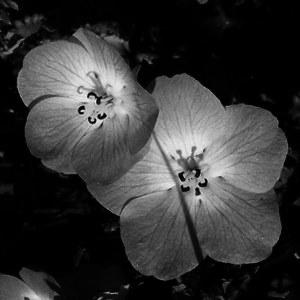
%> input picture matlab_uebung/U2/flower.jpg, 300 x 300 px
$ octave matlab_uebung_2_Ch.m   (GNU Octave 9; MATLAB toolbox functions it lacks are replaced by stand-ins)
%> lines starting %> are read from the running program, lines starting %| are printed output that depends on the picture; in (x1, y1, x2, y2) boxes, pixels count from 0 and x2, y2 are one past the last pixel; in counts of white or black regions, pixels touching at a corner belong together; the program's own positions count from 1
% picture input
picture = imread('flower.jpg');
%> picture is the input picture: size 300x300 uint8; min 0, max 252, mean 53.7
% create a histogram
hist(picture);
%> figure, not shown here; tallest bar 252 high, from x = 4.54 to 4.59; tallest bar 247 high, from x = 4.59 to 4.64; tallest bar 249 high, from x = 4.64 to 4.7; tallest bar 256 high, from x = 4.7 to 4.75
imhist(picture);
%> figure, not shown here; highest point at x = 0, y = 21304
% histrogram equalization
histoeq = histeq(picture, 256);
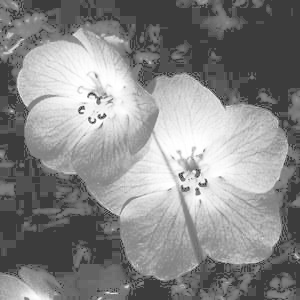
%> histoeq: size 300x300 uint8; min 60, max 255, mean 135.8
imshow(histoeq);
imhist(histoeq);
%> figure, not shown here; highest point at x = 60, y = 21304
% transformation function
histnorm = imhist(picture)./numel(picture);
%> histnorm = 256 values, max 0.237 at index 1, min 0 at index 236, mean 0.00391
cdf = cumsum(histnorm);
%> cdf = 256 values from 0.237 to 1
x = linspace(0,1,256);
%plot
plot(x,cdf),  xlabel ( ' x ' ), ylabel ( ' f(x) ' );
%> after `ylabel ( ' f(x) ' )`:
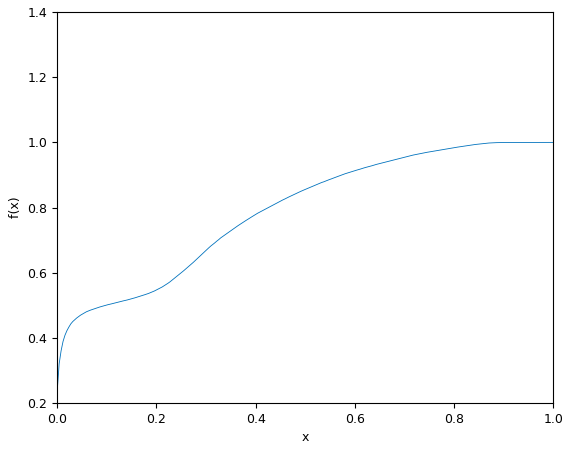
%> figure redrawn from the program's plot data; curve peaks at x = 0.988, y = 1
%contrast enhancement
low = log(double(picture));
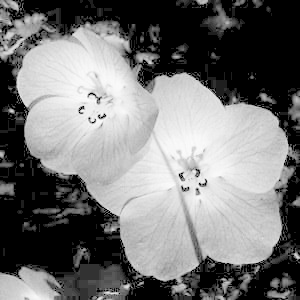
%> low: size 300x300 double; 23.67% of the values are NaN or infinite; the others: min 0, max 5.53, mean 3.36; drawn with min black, max white, NaN and infinite black
imshow(low);
high = 10.^(double(low));
imshow(high);
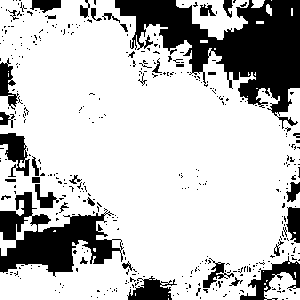
%> displayed picture: size 300x300, on the screen's scale of 0 to 255; 76.3% white; 405 black regions (368 under 20 px), largest, box (x1, y1, x2, y2) and area: (115, 0, 300, 129) 9916, (0, 192, 124, 277) 4745, (240, 256, 300, 300) 866
% gamma correction
gamma1 = picture.^(0.5);
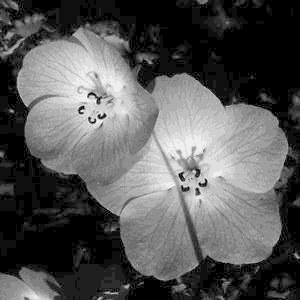
%> gamma1: size 300x300 uint8; min 0, max 16, mean 5.49; drawn with min black and max white
gamma2 = picture.^(2.0);
imshow(gamma1), figure, imshow(gamma2);
%binary pictures
binpic1 = im2bw(picture);
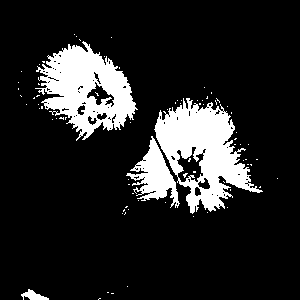
%> binpic1: size 300x300 logical; 14.6% white; 79 white regions (75 under 20 px), largest, box (x1, y1, x2, y2) and area: (154, 98, 263, 214) 5859, (35, 41, 138, 141) 5325, (126, 136, 180, 208) 1577, (21, 289, 49, 300) 157
imshow(binpic1);
binpic2 = im2bw(gamma1);
%> binpic2: size 300x300 logical; every value is 0
imshow(binpic2);
binpic2 = im2bw(gamma2);
%> binpic2: size 300x300 logical; 53.4% white; 46 black regions (44 under 20 px), largest, box (x1, y1, x2, y2) and area: (0, 0, 300, 300) 41624, (7, 34, 23, 48) 72
% enhancement technices
imshow(picture);
imshow(histoeq);
adjustpic = imadjust(picture);
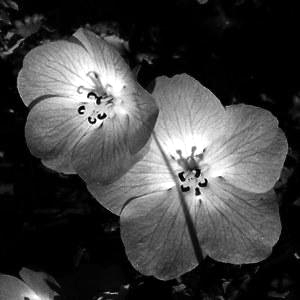
%> adjustpic: size 300x300 uint8; min 0, max 255, mean 64.8
imshow(adjustpic);
%> (the run ends here)
